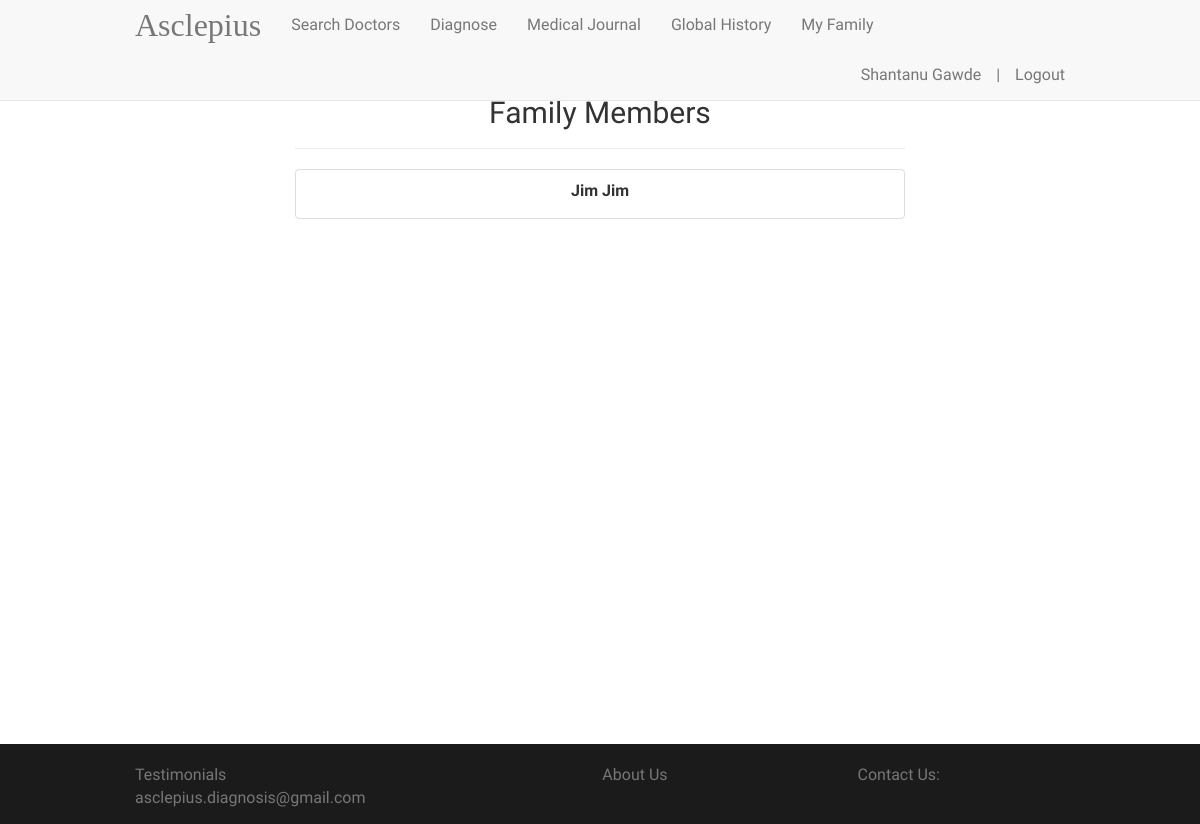
Before: /viewfamily (signed in) with the older database file.
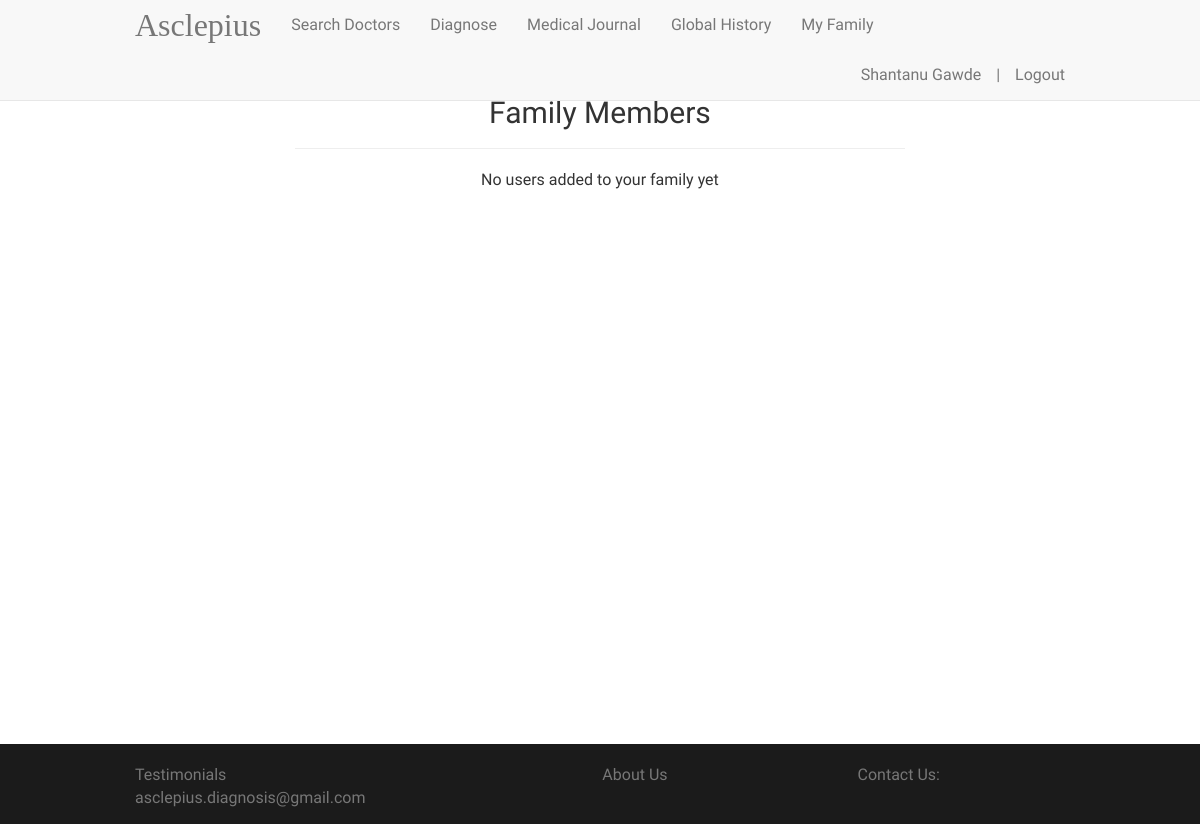
After: the same page with the newer database file.
### app/models.py (models this page shows, shortened)
class User(UserMixin, db.Model):
    __tablename__ = 'users'
    id = db.Column(db.Integer, primary_key=True)
    name = db.Column(db.String(120))
    age = db.Column(db.Integer)
    email = db.Column(db.String(120), unique=True, index=True)
    gender = db.Column(db.String(120))
    locality = db.Column(db.String(120))
    risks = db.relationship('Risk',
                            secondary=riskuser,
                            backref=db.backref('users', lazy='dynamic'),
                            lazy='dynamic')
    mylog = db.relationship('UserConditionHistory', backref=db.backref('users'), order_by='desc(UserConditionHistory.timestamp)')
    password_hash = db.Column(db.String(128))
    family_id = db.Column(db.Integer, default=0)
    @property
    def password(self):
        raise AttributeError('password is not a readable attribute')

### app/views.py (the view)
@app.route('/viewfamily', methods=['GET', 'POST'])
@login_required
def viewfamily():
    form = SearchFamilyForm()
    if g.user.family_id != 0:
        allmembers = User.query.filter_by(family_id=0).all()
    else:
        allmembers = User.query.all()
    form.members.choices = [(x.id, x.name) for x in allmembers if x.family_id != g.user.family_id]
    my_family = User.query.filter_by(family_id=g.user.family_id).all()
    form.my_members.choices = [(x.id, x.name) for x in my_family if
                               x.family_id != 0 and x.id != g.user.id]
    return render_template('viewfamily.html', title='View Family', form=form)

### app/models.py (called while the page is built)
@login_manager.user_loader
def load_user(user_id):
    return User.query.get(int(user_id))

### app/views.py (called while the page is built)
@app.before_request
def before_request():
    g.user = current_user

### app/templates/viewfamily.html (shortened to what this page needs)
{% extends "base.html" %}
{% block content %}
<div class="container" style="padding-top: 3%; display: none">
    <div class="row"
         style="padding-top: 20px; padding-bottom: 20px; font-family: 'Josefin Sans', sans-serif; font-size: 16px; border-top: 1px">
        <div align="center">
            <div class="col-md-8 col-md-offset-2">
                <div class="page-header">
                    <h2>Family Members</h2>
                </div>
                {% if form.my_members.choices|length > 0 %}
                <ul class="list-group" id="myfam">
                    {% for mem in form.my_members %}
                    <li class="list-group-item">{{ mem.label }}</li>
                    {% endfor %}
                </ul>
                {% else %}
                <p>No users added to your family yet</p>
                {% endif %}
            </div>
        </div>
    </div>
</div>
{% endblock %}

Changed rows visible on the page:
no longer on this page (row edited): User: label "Jim Jim"
Other visible differences:
text now shown: "No users added to your family yet"
